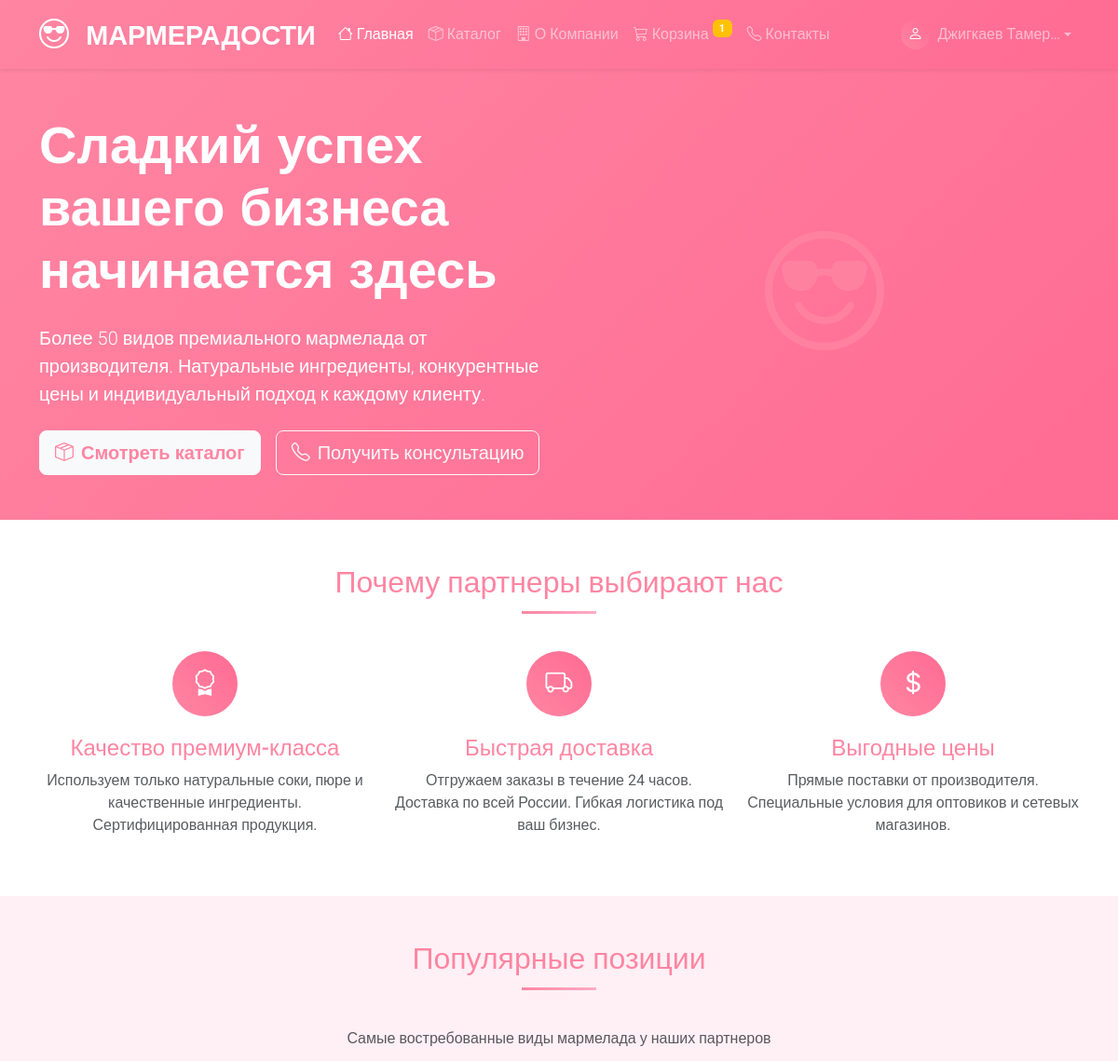
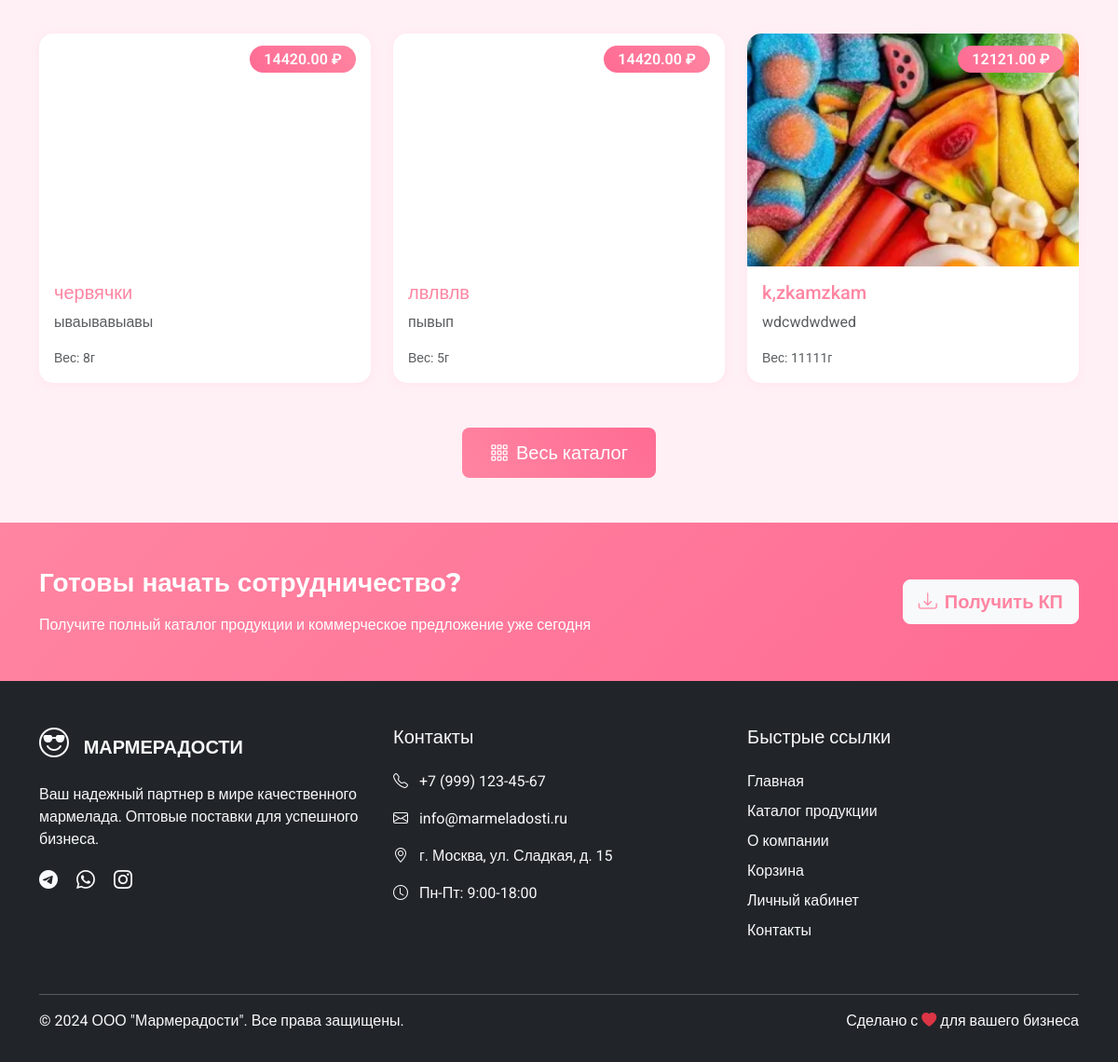
The app's page / (signed in) with its own data (2 pictures, top to bottom).
### core/models.py (models this page shows, shortened)
class Cart(models.Model):
    user = models.ForeignKey(
        settings.AUTH_USER_MODEL,
        on_delete=models.CASCADE,
        verbose_name="Пользователь"
    )
    created_at = models.DateTimeField(auto_now_add=True, verbose_name="Дата создания")
    updated_at = models.DateTimeField(auto_now=True, verbose_name="Дата обновления")
    is_active = models.BooleanField(default=True, verbose_name="Активна")
    def total_quantity(self):
        return sum(item.quantity for item in self.items.all())
    class Meta:
        verbose_name = "Корзина"
        verbose_name_plural = "Корзины"

class CartItem(models.Model):
    cart = models.ForeignKey(Cart, on_delete=models.CASCADE, related_name='items', verbose_name="Корзина")
    product = models.ForeignKey(Product, on_delete=models.CASCADE, verbose_name="Товар")
    quantity = models.PositiveIntegerField(default=1, verbose_name="Количество")
    added_at = models.DateTimeField(auto_now_add=True, verbose_name="Дата добавления")
    class Meta:
        verbose_name = "Элемент корзины"
        verbose_name_plural = "Элементы корзины"
        unique_together = ['cart', 'product']  # Чтобы товар не повторялся в корзине

class CustomUser(AbstractUser):
    groups = models.ManyToManyField(
        'auth.Group',
        verbose_name='groups',
        blank=True,
        help_text='The groups this user belongs to. A user will get all permissions granted to each of their groups.',
        related_name='customuser_set',  # ← ДОБАВЬТЕ ЭТУ СТРОКУ
        related_query_name='user',
    )
    user_permissions = models.ManyToManyField(
        'auth.Permission',
        verbose_name='user permissions',
        blank=True,
        help_text='Specific permissions for this user.',
        related_name='customuser_set',  # ← ДОБАВЬТЕ ЭТУ СТРОКУ
        related_query_name='user',
    )
    USER_TYPE_CHOICES = (
        ('individual', 'Физическое лицо'),
        ('ip', 'Индивидуальный предприниматель (ИП)'),
        ('company', 'Юридическое лицо (ООО)'),
    )
    full_name = models.CharField(
        max_length=255,
        verbose_name="ФИО контактного лица",
        blank=True
    )
    user_type = models.CharField(
        max_length=20,
        choices=USER_TYPE_CHOICES,
        default='individual',
        verbose_name="Тип пользователя"
    )
    organization_name = models.CharField(
        max_length=255,
        verbose_name="Наименование организации/ИП",
        blank=True
    )
    inn = models.CharField(
        max_length=12,
        verbose_name="ИНН",
        blank=True,
        validators=[RegexValidator(regex=r'^[0-9]{10,12}$', message='ИНН должен содержать 10 или 12 цифр')]
    )
    phone_number = models.CharField(
        max_length=20,
        verbose_name="Телефон",
        blank=True,
        validators=[RegexValidator(regex=r'^\+?[1-9]\d{7,14}$', message='Введите корректный номер телефона')]
    )
    position = models.CharField(
        max_length=100,
        verbose_name="Должность",
        blank=True
    )
    is_verified = models.BooleanField(
        default=False,
        verbose_name="Подтвержденный аккаунт"
    )
    created_at = models.DateTimeField(
        auto_now_add=True,
        verbose_name="Дата регистрации"
    )
    class Meta:
        verbose_name = "Пользователь"
        verbose_name_plural = "Пользователи"

class Product(models.Model):
    name = models.CharField(max_length=200, verbose_name="Название мармелада")
    category = models.ForeignKey(Category, on_delete=models.CASCADE, verbose_name="Категория")
    description = models.TextField(verbose_name="Описание продукта")
    weight = models.PositiveIntegerField(help_text="Указывается в граммах", verbose_name="Вес упаковки")
    price = models.DecimalField(max_digits=10, decimal_places=2, verbose_name="Оптовая цена (за упаковку)")
    image = models.ImageField(upload_to='products/', blank=True, verbose_name="Изображение")
    is_active = models.BooleanField(default=True, verbose_name="Активный (доступен для заказа)")
    class Meta:
        verbose_name = "Продукт"
        verbose_name_plural = "Продукты"

### core/views.py (the view)
# urls.py: path('', views.home, name='home'),
def home(request):
    products = Product.objects.filter(is_active=True)
    categories = Category.objects.all()
    context = {
        'products': products,
        'categories': categories,
    }
    return render(request, 'core/home.html', context)

### core/templates/core/home.html (shortened to what this page needs)
{% extends 'core/base.html' %}
{% block content %}
<section class="hero-gradient text-white py-5">
    <div class="container">
        <div class="row align-items-center">
            <div class="col-lg-6">
                <h1 class="display-4 fw-bold mb-4 brand-font">Сладкий успех вашего бизнеса начинается здесь</h1>
                <p class="lead mb-4">Более 50 видов премиального мармелада от производителя. Натуральные ингредиенты, конкурентные цены и индивидуальный подход к каждому клиенту.</p>
                <div class="d-flex flex-wrap gap-3">
                    <a href="{% url 'core:product_list' %}" class="btn btn-light btn-lg fw-bold text-primary-custom">
                        <i class="bi bi-box-seam me-2"></i>Смотреть каталог
                    </a>
                    <a href="#contact" class="btn btn-outline-light btn-lg">
                        <i class="bi bi-telephone me-2"></i>Получить консультацию
                    </a>
                </div>
            </div>
            <div class="col-lg-6 text-center">
                <div class="hero-image mt-4 mt-lg-0">
                    <i class="bi bi-emoji-sunglasses bear-icon-large"></i>
                </div>
            </div>
        </div>
    </div>
</section>
<section class="py-5 bg-white">
    <div class="container">
        <h2 class="text-center section-title text-primary-custom">Почему партнеры выбирают нас</h2>
        <div class="row g-4">
            <div class="col-md-4 text-center">
                <div class="feature-icon">
                    <i class="bi bi-award"></i>
                </div>
                <h4 class="text-primary-custom">Качество премиум-класса</h4>
                <p class="text-muted">Используем только натуральные соки, пюре и качественные ингредиенты. Сертифицированная продукция.</p>
            </div>
            <div class="col-md-4 text-center">
                <div class="feature-icon">
                    <i class="bi bi-truck"></i>
                </div>
                <h4 class="text-primary-custom">Быстрая доставка</h4>
                <p class="text-muted">Отгружаем заказы в течение 24 часов. Доставка по всей России. Гибкая логистика под ваш бизнес.</p>
            </div>
            <div class="col-md-4 text-center">
                <div class="feature-icon">
                    <i class="bi bi-currency-dollar"></i>
                </div>
                <h4 class="text-primary-custom">Выгодные цены</h4>
                <p class="text-muted">Прямые поставки от производителя. Специальные условия для оптовиков и сетевых магазинов.</p>
            </div>
        </div>
    </div>
</section>
<section class="py-5 bg-pink-light">
    <div class="container">
        <h2 class="text-center section-title text-primary-custom">Популярные позиции</h2>
        <p class="text-center text-muted mb-5">Самые востребованные виды мармелада у наших партнеров</p>
        <div class="row g-4">
            {% for product in products|slice:":6" %}
            <div class="col-lg-4 col-md-6">
                <div class="card card-hover h-100">
                    <div class="position-relative overflow-hidden">
                        {% if product.image %}
                        <img src="{{ product.image.url }}" class="card-img-top product-image" alt="{{ product.name }}">
                        {% else %}
                        <div class="product-image bg-primary-custom d-flex align-items-center justify-content-center">
                            <i class="bi bi-emoji-sunglasses fs-1 text-white"></i>
                        </div>
                        {% endif %}
                        <div class="position-absolute top-0 end-0 m-3">
                            <span class="price-tag">{{ product.price }} ₽</span>
                        </div>
                    </div>
                    <div class="card-body d-flex flex-column">
                        <h5 class="card-title text-primary-custom">{{ product.name }}</h5>
                        <p class="card-text text-muted flex-grow-1">{{ product.description|truncatewords:20 }}</p>
                        <div class="mt-auto">
                            <div class="d-flex justify-content-between align-items-center">
                                <small class="text-muted">Вес: {{ product.weight }}г</small>
                                <span class="badge bg-primary-custom">{{ product.category.name }}</span>
                            </div>
                        </div>
                    </div>
                </div>
            </div>
            {% endfor %}
        </div>
        <div class="text-center mt-5">
            <a href="{% url 'core:product_list' %}" class="btn btn-primary-custom btn-lg">
                <i class="bi bi-grid-3x3-gap me-2"></i>Весь каталог
            </a>
        </div>
    </div>
</section>
<section class="py-5 text-white hero-gradient">
    <div class="container">
        <div class="row align-items-center">
            <div class="col-lg-8">
                <h3 class="brand-font mb-3">Готовы начать сотрудничество?</h3>
                <p class="mb-0">Получите полный каталог продукции и коммерческое предложение уже сегодня</p>
            </div>
            <div class="col-lg-4 text-lg-end">
                <a href="#contact" class="btn btn-light btn-lg fw-bold text-primary-custom">
                    <i class="bi bi-download me-2"></i>Получить КП
                </a>
            </div>
        </div>
    </div>
</section>
{% endblock %}

### core/templates/core/base.html (shortened to what this page needs)
<!DOCTYPE html>
<html lang="ru">
<head>
    <link href="https://cdn.jsdelivr.net/npm/bootstrap@5.3.0/dist/css/bootstrap.min.css" rel="stylesheet">
    <link rel="stylesheet" href="https://cdn.jsdelivr.net/npm/bootstrap-icons@1.10.0/font/bootstrap-icons.css">
</head>
<body>
    <nav class="navbar navbar-expand-lg navbar-dark hero-gradient shadow-sm">
        <div class="container">
            <a class="navbar-brand brand-font" href="{% url 'core:home' %}">
                <i class="bi bi-emoji-sunglasses logo-bear"></i> МАРМЕРАДОСТИ
            </a>
            <div class="collapse navbar-collapse" id="navbarNav">
                <ul class="navbar-nav me-auto">
                    <li class="nav-item">
                        <a class="nav-link {% if request.resolver_match.url_name == 'home' %}active{% endif %}" href="{% url 'core:home' %}">
                            <i class="bi bi-house"></i> Главная
                        </a>
                    </li>
                    <li class="nav-item">
                        <a class="nav-link {% if request.resolver_match.url_name == 'product_list' %}active{% endif %}" href="{% url 'core:product_list' %}">
                            <i class="bi bi-box-seam"></i> Каталог
                        </a>
                    </li>
                    <li class="nav-item">
                        <a class="nav-link {% if request.resolver_match.url_name == 'about' %}active{% endif %}" href="{% url 'core:about' %}">
                            <i class="bi bi-building"></i> О Компании
                        </a>
                    </li>
                    <li class="nav-item">
                        <a class="nav-link {% if request.resolver_match.url_name == 'cart_detail' %}active{% endif %}" href="{% url 'core:cart_detail' %}">
                            <i class="bi bi-cart3"></i> Корзина
                            {% if cart and cart.total_quantity > 0 %}
                            <span class="badge bg-warning cart-badge">{{ cart.total_quantity }}</span>
                            {% endif %}
                        </a>
                    </li>
                    <li class="nav-item">
                        <a class="nav-link" href="#contact">
                            <i class="bi bi-telephone"></i> Контакты
                        </a>
                    </li>
                </ul>
                <ul class="navbar-nav ms-auto">
                    {% if user.is_authenticated %}
                    <li class="nav-item dropdown">
                        <a class="nav-link dropdown-toggle d-flex align-items-center" href="#" role="button" data-bs-toggle="dropdown">
                            <span class="user-avatar">
                                <i class="bi bi-person"></i>
                            </span>
                            <span class="d-none d-md-inline">
                                {{ user.full_name|default:user.username|truncatechars:15 }}
                            </span>
                        </a>
                    </li>
                    {% endif %}
                </ul>
            </div>
        </div>
    </nav>
    <main>
        {% block content %}
        {% endblock %}
    </main>
    <footer class="bg-dark text-light pt-5 pb-3" id="contact">
        <div class="container">
            <div class="row">
                <div class="col-lg-4 col-md-6 mb-4">
                    <h5 class="brand-font mb-4">
                        <i class="bi bi-emoji-sunglasses logo-bear"></i> МАРМЕРАДОСТИ
                    </h5>
                    <p class="text-light">Ваш надежный партнер в мире качественного мармелада. Оптовые поставки для успешного бизнеса.</p>
                    <div class="social-links">
                        <a href="#" class="text-light me-3"><i class="bi bi-telegram fs-5"></i></a>
                        <a href="#" class="text-light me-3"><i class="bi bi-whatsapp fs-5"></i></a>
                        <a href="#" class="text-light"><i class="bi bi-instagram fs-5"></i></a>
                    </div>
                </div>
                <div class="col-lg-4 col-md-6 mb-4">
                    <h5 class="mb-4">Контакты</h5>
                    <p><i class="bi bi-telephone me-2"></i> +7 (999) 123-45-67</p>
                    <p><i class="bi bi-envelope me-2"></i> info@marmeladosti.ru</p>
                    <p><i class="bi bi-geo-alt me-2"></i> г. Москва, ул. Сладкая, д. 15</p>
                    <p><i class="bi bi-clock me-2"></i> Пн-Пт: 9:00-18:00</p>
                </div>
                <div class="col-lg-4 col-md-6 mb-4">
                    <h5 class="mb-4">Быстрые ссылки</h5>
                    <ul class="list-unstyled">
                        <li class="mb-2"><a href="{% url 'core:home' %}" class="text-light text-decoration-none">Главная</a></li>
                        <li class="mb-2"><a href="{% url 'core:product_list' %}" class="text-light text-decoration-none">Каталог продукции</a></li>
                        <li class="mb-2"><a href="{% url 'core:about' %}" class="text-light text-decoration-none">О компании</a></li>
                        <li class="mb-2"><a href="{% url 'core:cart_detail' %}" class="text-light text-decoration-none">Корзина</a></li>
                        {% if not user.is_authenticated %}
                        <li class="mb-2"><a href="{% url 'core:login' %}" class="text-light text-decoration-none">Вход для партнеров</a></li>
                        <li class="mb-2"><a href="{% url 'core:register' %}" class="text-light text-decoration-none">Регистрация</a></li>
                        {% else %}
                        <li class="mb-2"><a href="{% url 'core:profile' %}" class="text-light text-decoration-none">Личный кабинет</a></li>
                        {% endif %}
                        <li class="mb-2"><a href="#contact" class="text-light text-decoration-none">Контакты</a></li>
                    </ul>
                </div>
            </div>
            <hr class="bg-light">
            <div class="row">
                <div class="col-md-6 text-center text-md-start">
                    <p>&copy; 2024 ООО "Мармерадости". Все права защищены.</p>
                </div>
                <div class="col-md-6 text-center text-md-end">
                    <p>Сделано с <i class="bi bi-heart-fill text-danger"></i> для вашего бизнеса</p>
                </div>
            </div>
        </div>
    </footer>
</body>
</html>

### records on screen
Cart: total_quantity "1"
CustomUser: full_name "Джигкаев Тамер…"
Product: price "14420.00", name "червячки", description "ываывавыавы", weight "8"
Product: price "14420.00", name "лвлвлв", description "пывып", weight "5"
Product: image (picture), price "12121.00", name "k,zkamzkam", description "wdcwdwdwed", weight "11111"
